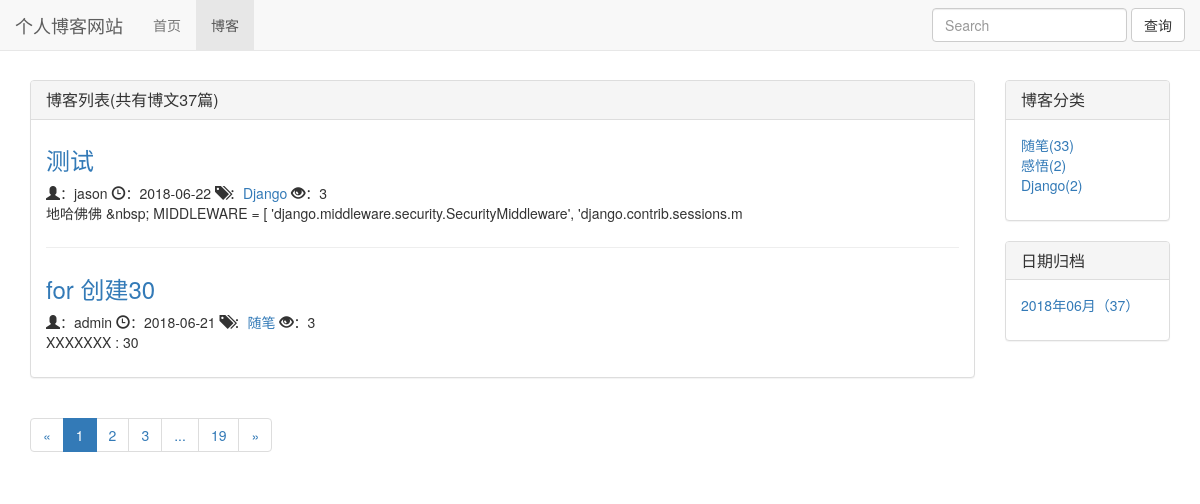
/blog/, run on an earlier commit of the app's database.
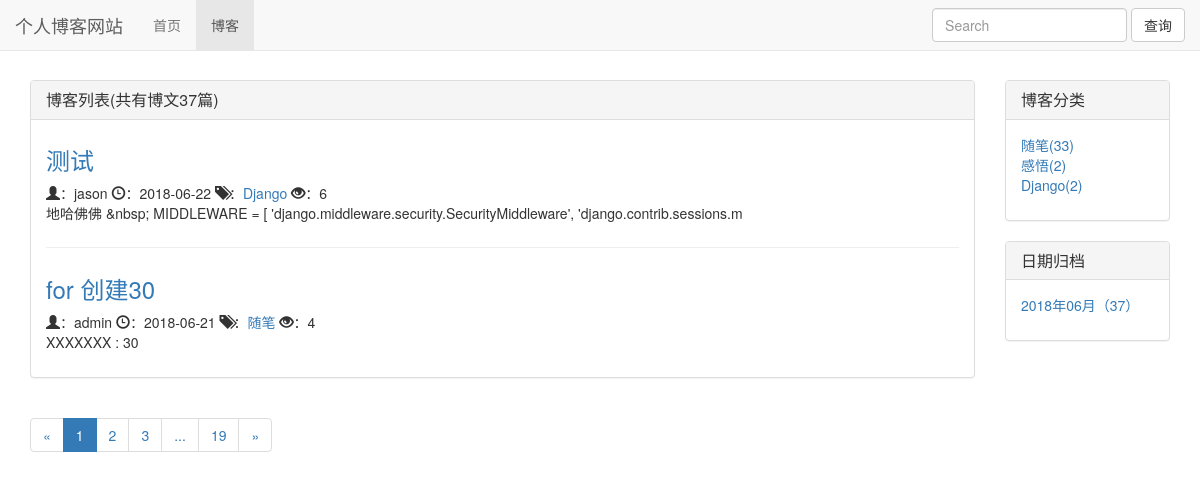
And on a later commit of the database.
### blog/models.py (models this page shows, shortened)
class Blog(models.Model):
    tittle = models.CharField(max_length=50)
    blogtype = models.ForeignKey(BlogType,on_delete=models.DO_NOTHING)
    author = models.ForeignKey(User,on_delete=models.DO_NOTHING)
    content = RichTextUploadingField()
    readDetail = GenericRelation(ReadDetail)
    created_time = models.DateTimeField(auto_now_add=True)
    last_update_time = models.DateTimeField(auto_now=True)
    def get_read_num(self):
        try:
            ct = ContentType.objects.get_for_model(Blog)
            readnum = ReadNum.objects.get(content_type=ct, object_id=self.pk)
            return readnum.read_num
        except exceptions.ObjectDoesNotExist:
            return 0
    class Meta:
        ordering=['-created_time',]

class BlogType(models.Model):
    typename = models.CharField(max_length=15)
    def __str__(self):
        return self.typename

### read_statistics/models.py (models this page shows)
class ReadNum(models.Model):
    read_num = models.IntegerField(default=0)
    content_type = models.ForeignKey(ContentType, on_delete=models.DO_NOTHING)
    object_id = models.PositiveIntegerField()
    content_object = GenericForeignKey('content_type', 'object_id')

### blog/views.py (the view)
# urls.py: path('',views.blog_list,name='blog_list'),
def blog_list(request):
    blog_all_list = Blog.objects.all()
    context = blog_list_common_util(request,blog_all_list)
    return render(request,"blog/blog_list.html",context)

### templates/blog/blog_list.html (shortened to what this page needs)
{% extends 'base.html' %}
{% load staticfiles %}
{% block head_extand %}
    <link rel="stylesheet" href="{% static 'blog.css' %}">
{% endblock %}
{% block nav_blog_active %}active{% endblock %}
{% block content %}
    <div class="container">
        <div class="row">
            <div class="col-xs-12 col-sm-8 col-md-9 col-lg-10">
                <div class="panel panel-default">
                  <div class="panel-heading">
                    <h3 class="panel-title">{% block blog_list_tittle %}博客列表(共有博文{{ page_of_blog.paginator.count }}篇){% endblock %}</h3>
                  </div>
                  <div class="panel-body">
                        {% for blog in page_of_blog.object_list %}
                            <div class="blog">
                                <h3><a href="{% url 'blog_detail' blog.pk %}">{{ blog.tittle }}</a></h3>
                                <p class="blog-info">
                                  <span class="glyphicon glyphicon-user" aria-hidden="true"></span>：{{ blog.author }}
                                  <span class="glyphicon glyphicon-time" aria-hidden="true"></span>：{{ blog.created_time|date:"Y-m-d" }}
                                  <span class="glyphicon glyphicon-tags" aria-hidden="true"></span>：<a href="{% url 'blog_with_type' blog.blogtype.pk %}">{{ blog.blogtype }}</a>
                                  <span class="glyphicon glyphicon-eye-open" aria-hidden="true"></span>：{{ blog.get_read_num }}
                                </p>
                                <p>{{ blog.content|striptags|truncatechars_html:120 }}</p>
                            </div>
                        {% empty %}
                            <div class="blog">
                                <h3>暂无博客</h3>
                            </div>
                        {% endfor %}
                  </div>
                </div>
                <div>
                    <ul class="pagination">
                        <li>
                            {% if page_of_blog.has_previous %}
                                <a href="?page={{ page_of_blog.previous_page_number }}" aria-label="Previous">
                                    <span aria-hidden="true">&laquo;</span>
                                </a>
                            {% else %}
                                <span aria-hidden="true">&laquo;</span>
                            {% endif %}
                        </li>
                        {% for page_num in page_range %}
                            {% if page_num == page_of_blog.number %}
                                <li class="active"><a href="?page={{ page_num }}">{{ page_num }}</a></li>
                            {% else %}
                                {% if page_num == '...' %}
                                    <li><span>{{ page_num }}</span></li>
                                {% else %}
                                    <li><a href="?page={{ page_num }}">{{ page_num }}</a></li>
                                {% endif %}
                            {% endif %}
                        {% endfor %}
                        <li>
                         {% if page_of_blog.has_next %}
                                <a href="?page={{ page_of_blog.next_page_number }}" aria-label="Next">
                                    <span aria-hidden="true">&raquo;</span>
                                </a>
                            {% else %}
                                <span aria-hidden="true">&raquo;</span>
                            {% endif %}
                        </li>
                    </ul>
                </div>
            </div>
            <div class="hidden-xs col-sm-4 col-md-3 col-lg-2">
                <div class="panel panel-default">
                  <div class="panel-heading">
                    <h3 class="panel-title">博客分类</h3>
                  </div>
                  <div class="panel-body">
                        <ul class="blog_type">
                            {% for blogtype in blogtypes %}
                                <li><a href="{% url 'blog_with_type' blogtype.pk %}">{{ blogtype.typename }}({{ blogtype.blog_count }})</a></li>
                            {% empty %}
                                <p>-- 暂无分类 --</p>
                            {% endfor %}
                        </ul>
                  </div>
                </div>
                <div class="panel panel-default">
                  <div class="panel-heading">
                    <h3 class="panel-title">日期归档</h3>
                  </div>
                  <div class="panel-body">
                        <ul class="blog_type">
                            {% for blog_date,blog_count in blogs_with_date.items %}
                                <li><a href="{% url 'blog_with_date' blog_date.year blog_date.month %}">{{ blog_date|date:'Y年m月' }}（{{ blog_count }}）</a></li>
                            {% empty %}
                                <p>-- 暂无博客 --</p>
                            {% endfor %}
                        </ul>
                  </div>
                </div>
            </div>
        </div>
    </div>
{% endblock %}

### templates/base.html (shortened to what this page needs)
{% load staticfiles  %}
<!DOCTYPE html>
<html lang="zh-CN">
<head>
    <link rel="stylesheet" href="{% static 'base.css' %}">
    <link rel="stylesheet" href="{% static 'bootstrap-3.3.7/css/bootstrap.min.css' %}">
    {% block head_extand %}{% endblock %}
</head>
<body>
    <nav class="navbar navbar-default navbar-fixed-top">
      <div class="container-fluid">
        <div class="navbar-header">
          <a class="navbar-brand" href="/">个人博客网站</a>
        </div>
        <div class="collapse navbar-collapse" id="bs-example-navbar-collapse-1">
          <ul class="nav navbar-nav">
              <li class="{% block nav_home_active %}{% endblock %}"><a href="{% url 'home' %}">首页</a></li>
              <li class="{% block nav_blog_active %}{% endblock %}"><a href="{% url 'blog_list' %}">博客</a></li>
          </ul>
          <form class="navbar-form navbar-right">
            <div class="form-group">
              <input type="text" class="form-control" placeholder="Search">
            </div>
            <button type="submit" class="btn btn-default">查询</button>
          </form>
        </div>
      </div>
    </nav>
    {% block content %}{% endblock %}
</body>
</html>

### static/base.css (style rules this page uses)
* { margin: 0; padding: 0; }
body { margin-top: 80px!important; }

### static/blog.css (style rules this page uses)
ul.blog_type { list-style-type: none; }
div.blog:not(:last-child) { margin-bottom: 2em; padding-bottom: 1em; border-bottom: 1px solid #eeeeee; }
div.blog h3 { margin-top: 0.5em; }
div.blog p.blog-info { margin: 0; }

What changed in the data, as far as the page shows it:
changed through a linked row, Blog "测试": get_read_num "3" → "6"
changed through a linked row, Blog "for 创建30": get_read_num "3" → "4"
